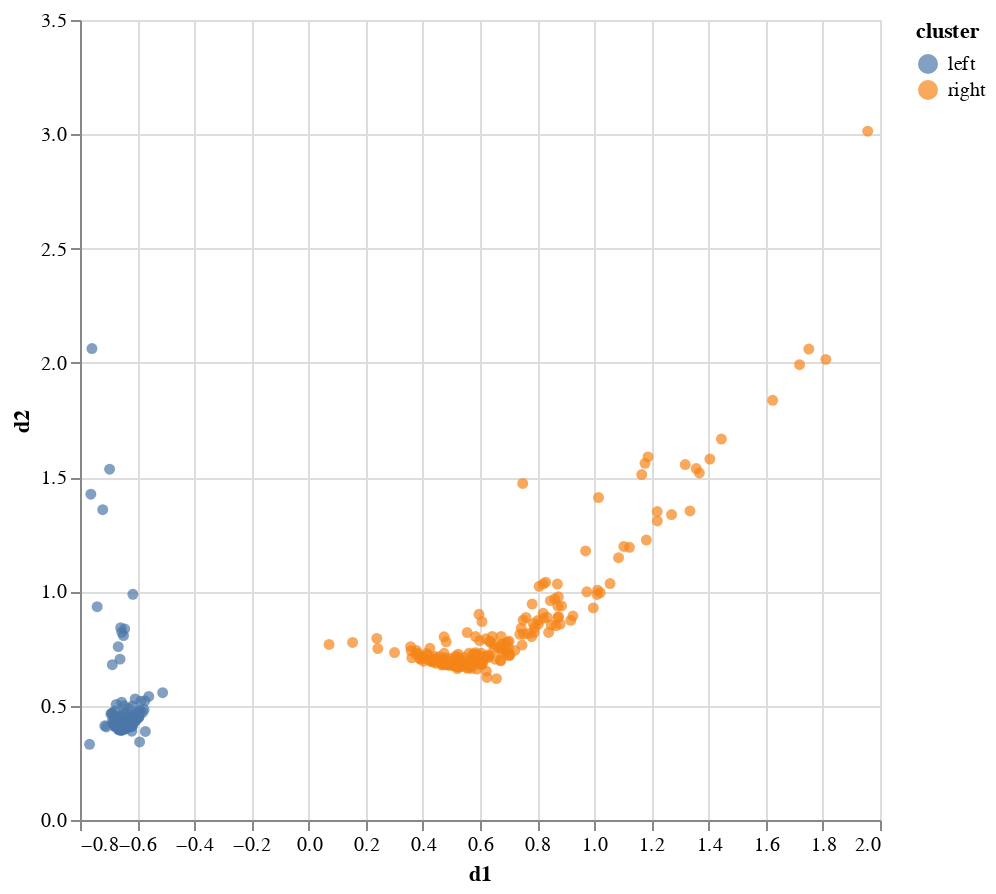

Notebook cell for this chart:
### Code cell
b_call = BCall(rollcall, clustering.clustering, pivot='YOUNG, Donald Edwin', threshold=0.1)
b_call.plot()

### Figure 1 — Vega-Lite specification as saved in the notebook (floating-point values rounded to 4 significant figures; data arrays with more than 128 entries replaced by an {"elided": "..."} marker saying what was removed)
{"config": {"view": {"continuousWidth": 400, "continuousHeight": 300}}, "data": {"name": "data-c78ccd800826a1ee4ae4a10a8c47ad69"}, "mark": "circle", "encoding": {"color": {"field": "cluster", "type": "nominal"}, "tooltip": {"field": "legislators", "type": "nominal"}, "x": {"field": "d1", "type": "quantitative"}, "y": {"field": "d2", "type": "quantitative"}}, "height": 400, "width": 400, "$schema": "https://vega.github.io/schema/vega-lite/v4.17.0.json", "datasets": {"data-c78ccd800826a1ee4ae4a10a8c47ad69": {"elided": "443 records"}}}
